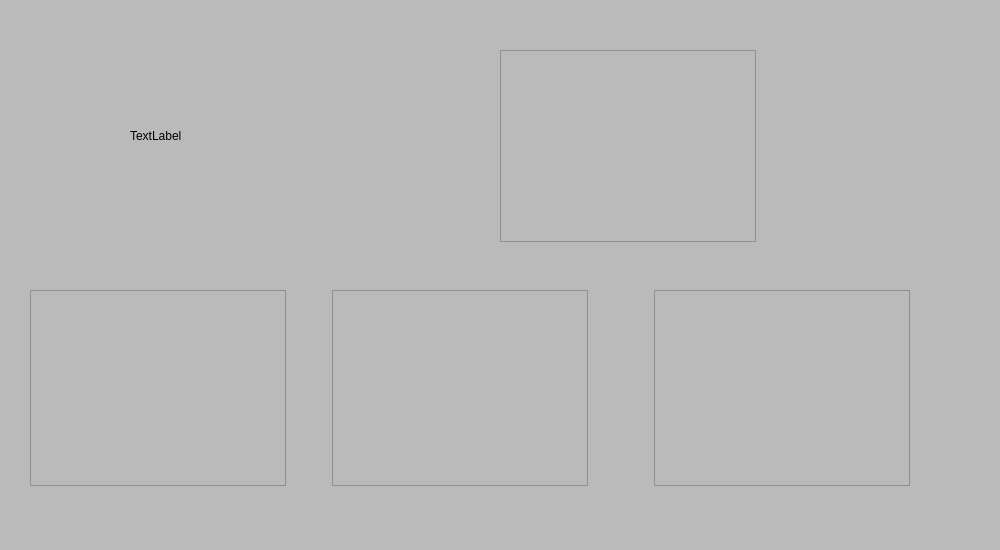
<?xml version="1.0" encoding="UTF-8"?>
<ui version="4.0">
 <class>East14</class>
 <widget class="QWidget" name="East14">
  <property name="geometry">
   <rect>
    <x>0</x>
    <y>0</y>
    <width>1000</width>
    <height>550</height>
   </rect>
  </property>
  <property name="windowTitle">
   <string>Form</string>
  </property>
  <property name="styleSheet">
   <string notr="true">QWidget {
     background-color:rgb(186, 186, 186);
}</string>
  </property>
  <widget class="QTableView" name="tableView">
   <property name="geometry">
    <rect>
     <x>500</x>
     <y>50</y>
     <width>256</width>
     <height>192</height>
    </rect>
   </property>
  </widget>
  <widget class="QWidget" name="layoutWidget">
   <property name="geometry">
    <rect>
     <x>30</x>
     <y>290</y>
     <width>880</width>
     <height>196</height>
    </rect>
   </property>
   <layout class="QHBoxLayout" name="horizontalLayout_2">
    <item>
     <layout class="QHBoxLayout" name="horizontalLayout">
      <item>
       <widget class="QTableView" name="tableView_2"/>
      </item>
      <item>
       <spacer name="horizontalSpacer">
        <property name="orientation">
         <enum>Qt::Horizontal</enum>
        </property>
        <property name="sizeHint" stdset="0">
         <size>
          <width>40</width>
          <height>20</height>
         </size>
        </property>
       </spacer>
      </item>
      <item>
       <widget class="QListView" name="listView"/>
      </item>
     </layout>
    </item>
    <item>
     <spacer name="horizontalSpacer_2">
      <property name="orientation">
       <enum>Qt::Horizontal</enum>
      </property>
      <property name="sizeHint" stdset="0">
       <size>
        <width>40</width>
        <height>20</height>
       </size>
      </property>
     </spacer>
    </item>
    <item>
     <widget class="QTableView" name="tableView_3"/>
    </item>
   </layout>
  </widget>
  <widget class="QLabel" name="img14">
   <property name="geometry">
    <rect>
     <x>130</x>
     <y>70</y>
     <width>161</width>
     <height>131</height>
    </rect>
   </property>
   <property name="text">
    <string>TextLabel</string>
   </property>
  </widget>
 </widget>
 <resources/>
 <connections/>
</ui>
